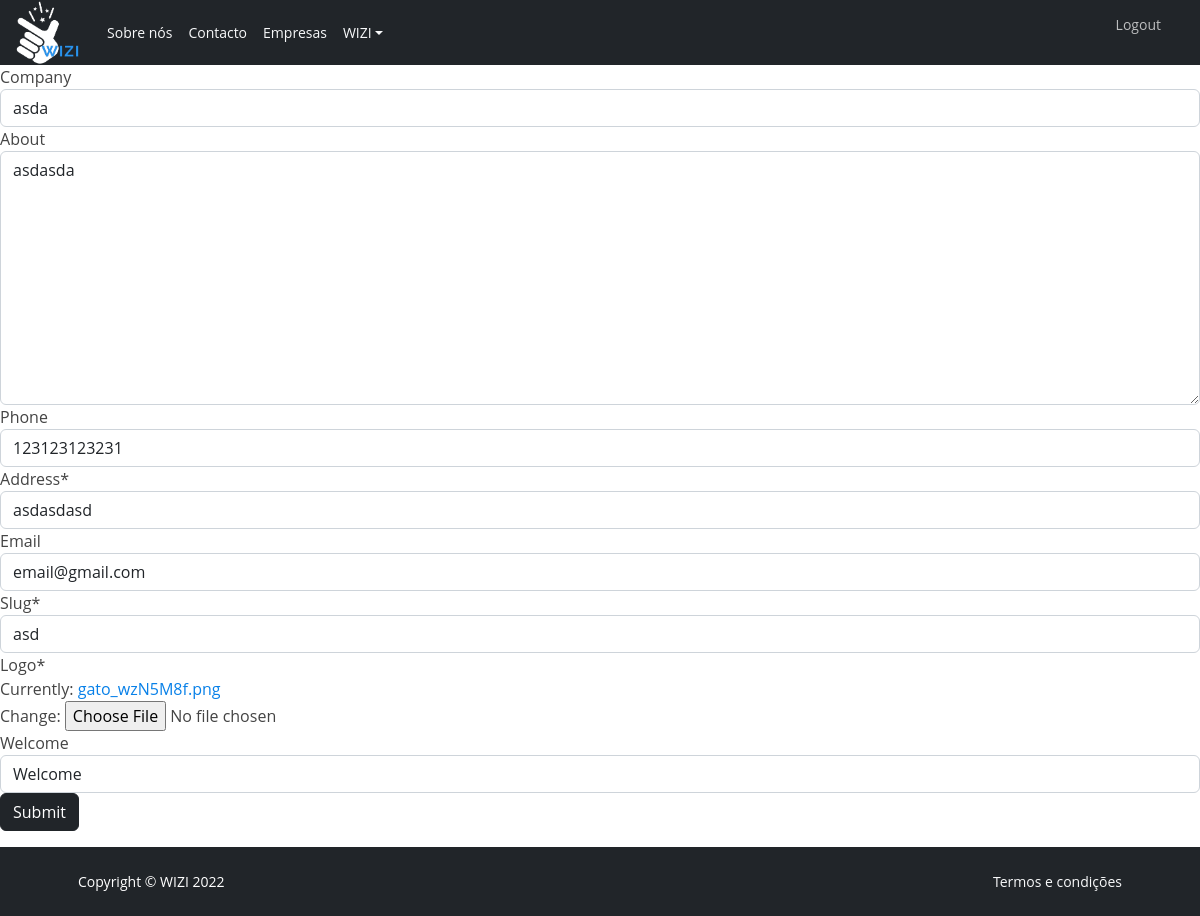
Page /companies/4/update/ (signed in) on the committed database.
### src/models.py (models this page shows, shortened)
class Company(models.Model):
    user = models.OneToOneField(User, on_delete=models.CASCADE)
    company = models.CharField(max_length=30, blank=True, null=True, unique=True)
    created = models.DateTimeField(auto_now_add=True)
    about = models.TextField(max_length=800, blank=True, null=True)
    phone = models.IntegerField(blank=True, null=True)
    address = models.CharField(max_length=100)
    email = models.EmailField(blank=True, null=True)
    slug = models.SlugField(null=False)
    logo = models.ImageField(default="default.png")
    welcome = models.CharField(blank=True, null=True, default="Welcome", max_length=200)

### src/views.py (the view)
# urls.py: path('companies/<pk>/update/', company_update),
@login_required
def company_update(request, pk):
    company = Company.objects.get(id=pk)
    form = CompanyForm(instance=company)
    if request.method == "POST":
        form = CompanyForm(request.POST, request.FILES, instance=company)
        if form.is_valid():
            form.save()
            return redirect("/companies/")
    context = {
        "form": form
    }
    return render (request, "company_update.html", context)

### src/forms.py
class CompanyForm(ModelForm):
    class Meta:
        model = Company
        fields = [
            "company",
            "about",
            "phone",
            "address",
            "email",
            "slug",
            "logo",
            "welcome",
        ]

### templates/company_update.html (shortened to what this page needs)
{% extends 'base.html' %}
{% load crispy_forms_tags %}
{% block content %}
<form method="POST" enctype="multipart/form-data">
  {% csrf_token %} {{ form|crispy }}
  <button type="submit" class="btn btn-dark">Submit</button>
</form>
{% endblock content %}

### static/assets/css/style.css (style rules this page uses)
body { font-family: "Open Sans", sans-serif; color: #444444; }
a { text-decoration: none; color: #0880e8; }

### rows in the picture
Company: company "asda", about "asdasda", phone "123123123231", address "asdasdasd", email "email@gmail.com", slug "asd", welcome "Welcome"
